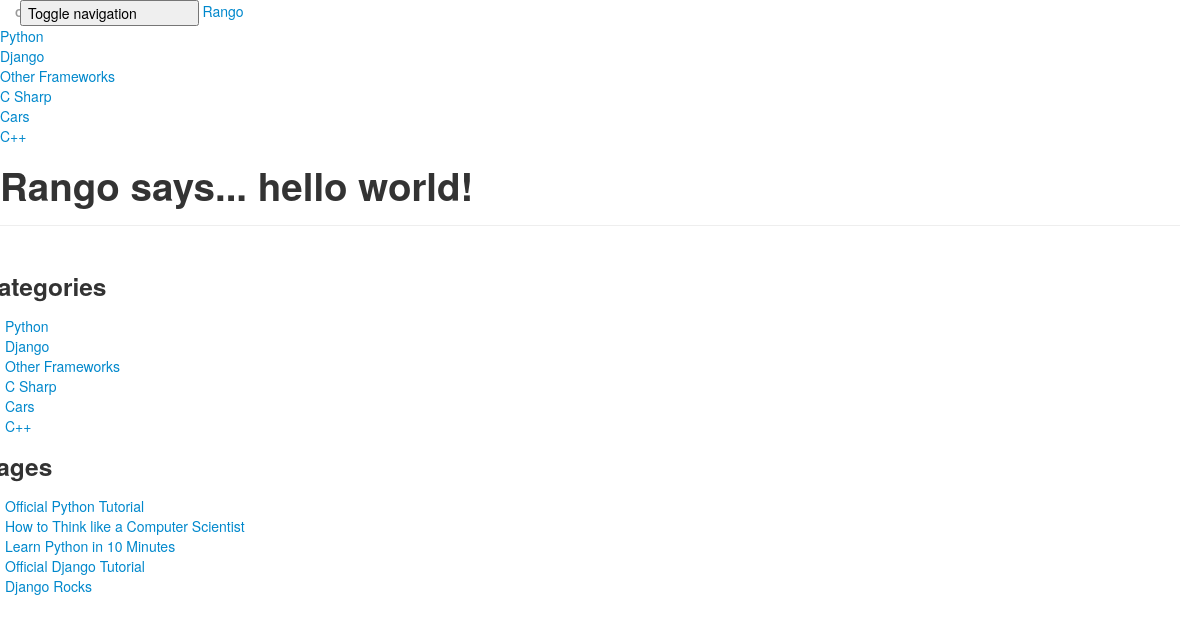
Screenshot of /rango/ with the database file from the repository.
### rango/models.py (models this page shows, shortened)
class Category(models.Model):
	name = models.CharField(max_length=128, unique=True)
	views=models.IntegerField(null=True)
	likes=models.IntegerField(null=True)
	slug = models.SlugField(unique=True)

class Page(models.Model):
	category = models.ForeignKey(Category)
	title = models.CharField(max_length=128)
	url = models.URLField()
	views = models.IntegerField(default=0)

### rango/views.py (the view)
def index(request):
	category_list = Category.objects.all()
	page_list=Page.objects.order_by('-views')[:5]
	context_dict = {'categories': category_list,'pages':page_list}
	visits=request.session.get('visits')
	if not visits:
		visits=1
	reset_last_visit_time=False
	last_visit=request.session.get('last_visit')
	if last_visit:
		last_visit_time=datetime.strptime(last_visit[:-7],"%Y-%m-%d %H:%M:%S")
		if(datetime.now()-last_visit_time).seconds>2:
			visits+=1
			reset_last_visit_time=True
	else:
		reset_last_visit_time=True
	if reset_last_visit_time:
		request.session['last_visit']=str(datetime.now())
		request.session['visits']=visits
	context_dict['visits']=visits
	response=render(request,'rango/index.html',context_dict)
	return response

### rango/templatetags/rango_extras.py (called while the page is built)
@register.inclusion_tag('rango/cats.html')
def get_category_list(cat=None):
	return {'cats':Category.objects.all(),'act_cat':cat}

### templates/rango/index.html (shortened to what this page needs)
{% extends 'rango/base.html' %}
{% load staticfiles %}
        {% block body_block %}
             <div class="page-header">
            {% if user.is_authenticated %}
                <h1>Rango says... hello {{ user.username }}!</h1>
            {% else %}
                <h1>Rango says... hello world!</h1>
            {% endif %}
            </div>
         <div class="row placeholders">
            <div class="col-xs-12 col-sm-6 placeholder">
                <div class="panel panel-primary">
               <div class="panel-heading">
                <h3 class="panel-title">Categories</h3>
               </div>
               </div>
              {% if categories %}
                    <ul class="list-group">
                        {% for category in categories %}
                         <li class="list-group-item"><a href="{% url 'category'  category.slug %}">{{ category.name }}</a></li>
                        {% endfor %}
                    </ul>
                {% else %}
                    <strong>There are no categories present.</strong>
                {% endif %}
            </div>
            <div class="col-xs-12 col-sm-6 placeholder">
               <div class="panel panel-primary">
               <div class="panel-heading">
                <h3 class="panel-title">Pages</h3>
               </div>
               </div>
                {% if pages %}
                    <ul class="list-group">
                        {% for page in pages %}
                         <li class="list-group-item"><a href="{{page.url}}">{{ page.title }}</a></li>
                        {% endfor %}
                    </ul>
                {% else %}
                    <strong>There are no categories present.</strong>
                {% endif %}
            </div>
         </div>
        {% endblock %}

### templates/rango/base.html (shortened to what this page needs)
{%  load staticfiles %}
{%  load rango_extras %}
<!DOCTYPE html>
<html lang="en">
  <head>
  </head>
  <body>
    <div class="navbar navbar-inverse navbar-fixed-top" role="navigation">
      <div class="container-fluid">
        <div class="navbar-header">
          <button type="button" class="navbar-toggle collapsed" data-toggle="collapse" data-target=".navbar-collapse">
            <span class="sr-only">Toggle navigation</span>
            <span class="icon-bar"></span>
            <span class="icon-bar"></span>
            <span class="icon-bar"></span>
          </button>
          <a class="navbar-brand" href="#">Rango</a>
        </div>
      </div>
    </div>
    <div class="container-fluid">
      <div class="row">
        <div class="col-sm-3 col-md-2 sidebar">
            {% block side_block %}
            <ul class="nav nav-list">
			<li class="nav-header">Category List</li>
                </ul>
            {% get_category_list category %}
            {% endblock %}
        </div>
        <div class="col-sm-9 col-sm-offset-3 col-md-10 col-md-offset-2 main">
           <div>
     {% block body_block %}{% endblock %}
	        </div>
        </div>
      </div>
    </div>
<link href="http://apps.bdimg.com/libs/bootstrap/3.3.0/css/bootstrap.min.css" rel="stylesheet">
      <link href="http://getbootstrap.com/examples/dashboard/dashboard.css" rel="stylesheet">
  </body>
</html>

### templates/rango/cats.html
{% if cats %}
    <ul class="nav nav-sidebar">
        {% for c in cats %}
            {% if c == act_cat %}<li class="active">{% else %}<li> {% endif %}
            <a href="{% url 'category' c.slug %}">{{ c.name }}</a> </li>
        {% endfor %}
    </ul>
{% endif %}

### rows the page displays
Category: name "Python"
Category: name "Django"
Category: name "Other Frameworks"
Category: name "C Sharp"
Category: name "Cars"
Category: name "C++"
Page: title "Official Python Tutorial"
Page: title "How to Think like a Computer Scientist"
Page: title "Learn Python in 10 Minutes"
Page: title "Official Django Tutorial"
Page: title "Django Rocks"
